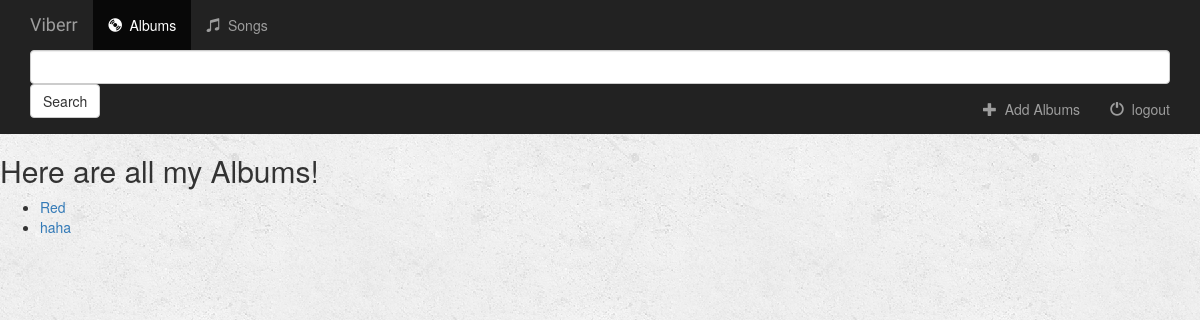
/music/, run on an earlier commit of the app's database.
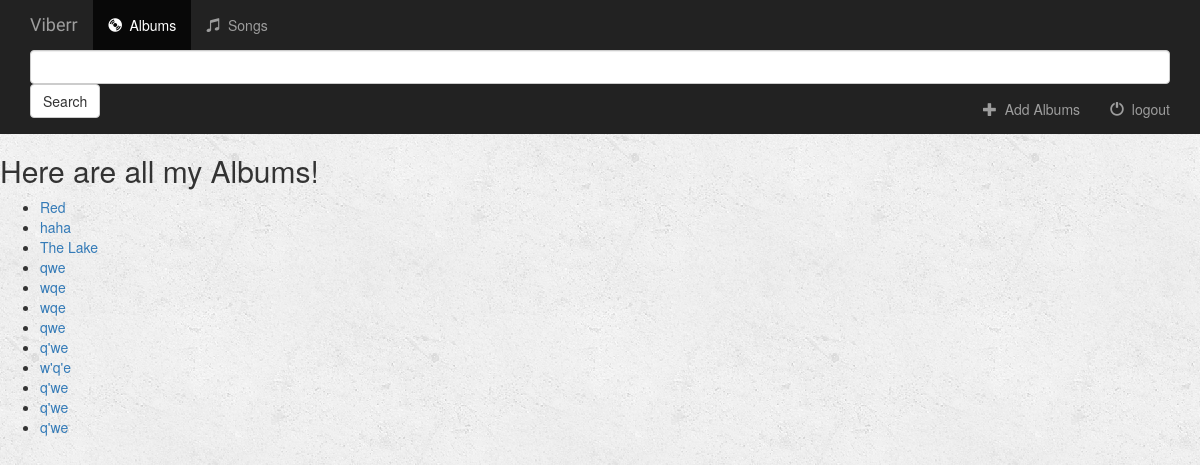
And on a later commit of the database.
### music/models.py (models this page shows, shortened)
class Album(models.Model):
    artist = models.CharField(max_length=250)
    album_title = models.CharField(max_length=500)
    genre = models.CharField(max_length=100)
    album_logo = models.CharField(max_length=1000)

### music/views.py (the view)
class IndexView(generic.ListView):
    template_name = 'music/index.html'
    context_object_name = "all_albums"
    def get_queryset(self):
        return Album.objects.all()

### music/templates/music/index.html (shortened to what this page needs)
{% extends 'music/base.html' %}
{% block body %}
    {% if all_albums %}
        <h2>Here are all my Albums!</h2>
        <ul>
            {% for album in all_albums %}
                <li><a href="{% url 'music:detail' album.id %}">{{ album.album_title }}</a></li>
            {% endfor %}
        </ul>
    {% else %}
        <h3>You don't have any albums!</h3>
    {% endif %}
{% endblock %}

### music/templates/music/base.html (shortened to what this page needs)
<!DOCTYPE html>
<html lang="en">
<head>
    {% load staticfiles %}
    <link rel="stylesheet" type="text/css" href="{% static 'music/style.css' %}"/>
    <link rel="stylesheet" href="https://maxcdn.bootstrapcdn.com/bootstrap/3.3.6/css/bootstrap.min.css">
</head>
<body>
<nav class="navber navbar-inverse">
    <div class="container-fluid">
        <div class="navbar-header">
            <a class="navbar-brand" href="{% url 'music:index' %}">Viberr</a>
        </div>
        <div class="collapse navbar-collapse" id="topNavBar">
            <ul class="nav navbar-nav">
                <li class="active">
                    <a href="{% url 'music:index' %}">
                        <span class="glyphicon glyphicon-cd" aria-hidden="true"></span>&nbsp;
                        Albums
                    </a>
                </li>
                <li class="">
                    <a href="#">
                        <span class="glyphicon glyphicon-music" aria-hidden="true"></span>&nbsp;
                        Songs
                    </a>
                </li>
            </ul>
            <from class="navbar-from navber-left" role="search" method="get" action="#">
                <div class="from-group">
                    <input type="text" class="form-control" name="q" value="">
                </div>
                <button type="submit" class="btn btn-default">Search</button>
            </from>
            <ul class="nav navbar-nav navbar-right">
                <li class="#">
                    <a href="{% url 'music:album-add' %}">
                        <span class="glyphicon glyphicon-plus" aria-hidden="true"></span>&nbsp;
                        Add Albums
                    </a>
                </li>
                <li class="">
                    <a href="#">
                        <span class="glyphicon glyphicon-off" aria-hidden="true"></span>&nbsp;
                        logout
                    </a>
                </li>
            </ul>
        </div>
    </div>
</nav>
{% block body %}
{% endblock %}
</body>
</html>

### music/static/music/style.css (style rules this page uses)
body { background: white url("images/background.png"); }
.navbar-brand { font-family: 'Satisfy',cursive; }

What changed in the data, as far as the page shows it:
added Album: album_title "The Lake"
added Album: album_title "qwe"
added Album: album_title "wqe"
added Album: album_title "wqe"
added Album: album_title "qwe"
added Album: album_title "q'we"
added Album: album_title "w'q'e"
added Album: album_title "q'we"
added Album: album_title "q'we"
added Album: album_title "q'we"
